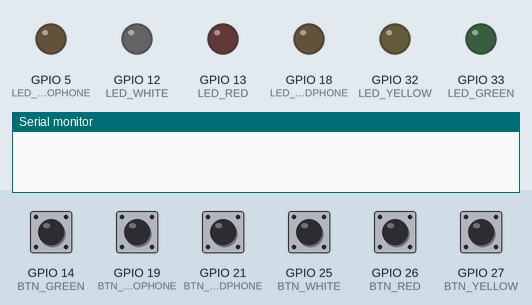
Recording of a sketch running on a simulated ESP32. On the bench: output pins drawn as LEDs (lit = HIGH), the last lines printed to the serial monitor. The inputs (shaded band) are chosen by the test bench; at power-on: GPIO 14 (BTN_GREEN), GPIO 19 (BTN_MICROPHONE), GPIO 21 (BTN_HEADPHONE), GPIO 25 (BTN_WHITE), GPIO 26 (BTN_RED), GPIO 27 (BTN_YELLOW) HIGH.

Above: at 5.2 s.
5.3 s: GPIO 14 (BTN_GREEN) pulled LOW for 0.15 s
At 6.1 s:
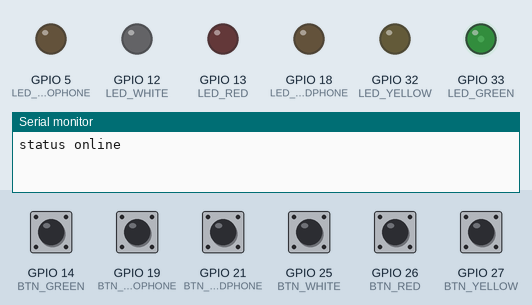
6.9 s: GPIO 19 (BTN_MICROPHONE) pulled LOW for 0.15 s
At 7.3 s:
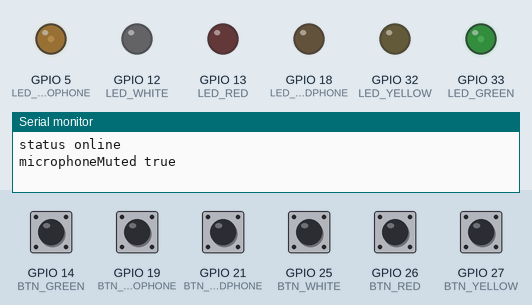
10.0 s: GPIO 21 (BTN_HEADPHONE) pulled LOW for 0.15 s
11.6 s: GPIO 25 (BTN_WHITE) pulled LOW for 0.15 s
13.2 s: GPIO 26 (BTN_RED) pulled LOW for 0.15 s
14.8 s: GPIO 27 (BTN_YELLOW) pulled LOW for 0.15 s
Timing chart, 0 to 17.4 s (numbered marks = the images above; inputs shaded):
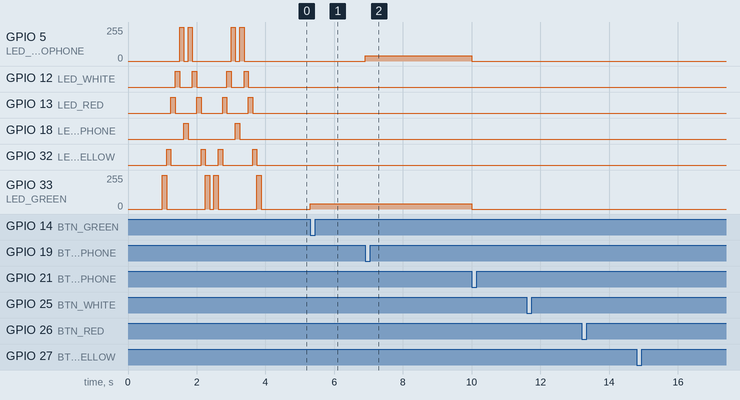

The sketch:

bd-status-switcher.ino
```cpp
#define _NAME                   "DiscordStatusSwitcher"
#define _VERSION                "0.0.1"
#define CONNECTION_LOST_TIMEOUT 10000
// #define BAUDRATE                38400
#define BAUDRATE                500000

#define LED_GREEN               33
#define LED_YELLOW              32
#define LED_RED                 13
#define LED_WHITE               12
#define LED_MICROPHONE          5
#define LED_HEADPHONE           18

#define PWM_GREEN               0
#define PWM_YELLOW              1
#define PWM_RED                 2
#define PWM_WHITE               3
#define PWM_MICROPHONE          4
#define PWM_HEADPHONE           5

#define BTN_GREEN               14
#define BTN_YELLOW              27
#define BTN_RED                 26
#define BTN_WHITE               25
#define BTN_MICROPHONE          19
#define BTN_HEADPHONE           21

String serialInput;
String currentStatus;
bool microphoneMuted;
bool headphoneMuted;
bool buttonPressed;
int lastSerialAvailable;
int maxBrightness;
int waitingBrightness;

void ledStartupAnimation() {
  const int pwmChannels[] = { PWM_GREEN, PWM_YELLOW, PWM_RED, PWM_WHITE, PWM_MICROPHONE, PWM_HEADPHONE };
  const int size = sizeof(pwmChannels) / sizeof(int);
  const int animDelay = 125;

  for (int i = 0; i < size; i++) {
    if (i > 0) {
      ledcWrite(pwmChannels[i - 1], 0);
    }
    ledcWrite(pwmChannels[i], maxBrightness);
    delay(animDelay);
  }

  for (int i = size - 2; i >= 0; i--) {
    ledcWrite(pwmChannels[i + 1], 0);
    ledcWrite(pwmChannels[i], maxBrightness);
    delay(animDelay);
  }

  ledcWrite(pwmChannels[0], 0);
  delay(animDelay);
}

void emitStatus(String status) {
  Serial.println("status " + status);
}

void emitMicrophoneStatus(bool mute) {
  if (mute) {
    Serial.println("microphoneMuted true");
  } else {
    Serial.println("microphoneMuted false");
  }
}

void emitHeadphoneStatus(bool mute) {
  if (mute) {
    Serial.println("headphoneMuted true");
  } else {
    Serial.println("headphoneMuted false");
  }
}

void setStatusLed(int pwmChannel) {
  ledcWrite(PWM_GREEN, 0);
  ledcWrite(PWM_YELLOW, 0);
  ledcWrite(PWM_RED, 0);
  ledcWrite(PWM_WHITE, 0);

  if (pwmChannel >= 0) {
    ledcWrite(pwmChannel, maxBrightness);
  }
}

String split(String s, char parser, int index) {
  String rs="";
  int parserIndex = index;
  int parserCnt=0;
  int rFromIndex=0, rToIndex=-1;
  while (index >= parserCnt) {
    rFromIndex = rToIndex+1;
    rToIndex = s.indexOf(parser,rFromIndex);
    if (index == parserCnt) {
      if (rToIndex == 0 || rToIndex == -1) return "";
      return s.substring(rFromIndex,rToIndex);
    } else parserCnt++;
  }
  return rs;
}

void setup() {
  currentStatus = "unknown";
  microphoneMuted = false;
  headphoneMuted = false;
  buttonPressed = false;
  maxBrightness = 255;
  waitingBrightness = 40;

  Serial.begin(BAUDRATE);

  pinMode(LED_GREEN,      OUTPUT);
  pinMode(LED_YELLOW,     OUTPUT);
  pinMode(LED_RED,        OUTPUT);
  pinMode(LED_WHITE,      OUTPUT);
  pinMode(LED_MICROPHONE, OUTPUT);
  pinMode(LED_HEADPHONE,  OUTPUT);

  ledcAttachPin(LED_GREEN, PWM_GREEN);
  ledcAttachPin(LED_YELLOW, PWM_YELLOW);
  ledcAttachPin(LED_RED, PWM_RED);
  ledcAttachPin(LED_WHITE, PWM_WHITE);
  ledcAttachPin(LED_MICROPHONE, PWM_MICROPHONE);
  ledcAttachPin(LED_HEADPHONE, PWM_HEADPHONE);

  ledcSetup(PWM_GREEN, 1000, 8);
  ledcSetup(PWM_YELLOW, 1000, 8);
  ledcSetup(PWM_RED, 1000, 8);
  ledcSetup(PWM_WHITE, 1000, 8);
  ledcSetup(PWM_MICROPHONE, 1000, 8);
  ledcSetup(PWM_HEADPHONE, 1000, 8);

  pinMode(BTN_GREEN,      INPUT_PULLUP);
  pinMode(BTN_YELLOW,     INPUT_PULLUP);
  pinMode(BTN_RED,        INPUT_PULLUP);
  pinMode(BTN_WHITE,      INPUT_PULLUP);
  pinMode(BTN_MICROPHONE, INPUT_PULLUP);
  pinMode(BTN_HEADPHONE,  INPUT_PULLUP);

  delay(1000);
  ledStartupAnimation();
  ledStartupAnimation();
}

void loop() {
  if (Serial.available() > 0) {
    lastSerialAvailable = millis();
    serialInput = Serial.readStringUntil('\n') + " ";

    if (serialInput.startsWith("name")) {
      Serial.write(_NAME);
    } else if (serialInput.startsWith("version")) {
      Serial.write(_VERSION);
    } else if (serialInput.startsWith("getbrightness")) {
      Serial.write(maxBrightness);
    } else if (serialInput.startsWith("setbrightness")) {
      int b = split(serialInput,' ',1).toInt();
      if (b >= 0 && b <= 255) {
        maxBrightness = b;
        waitingBrightness = int(b * 0.15);
      }
    } else if (serialInput.startsWith("getstatus")) {
      Serial.println(currentStatus);
    } else if (serialInput.startsWith("setstatus")) {
      if (split(serialInput,' ',1).equals("online")) {
        if (currentStatus != "online") {
          currentStatus = "online";
          setStatusLed(PWM_GREEN);
        }
      } else if (split(serialInput,' ',1).equals("afk")) {
        if (currentStatus != "afk") {
          currentStatus = "afk";
          setStatusLed(PWM_YELLOW);
        }
      } else if (split(serialInput,' ',1).equals("dnd")) {
        if (currentStatus != "dnd") {
          currentStatus = "dnd";
          setStatusLed(PWM_RED);
        }
      } else if (split(serialInput,' ',1).equals("invisible")) {
        if (currentStatus != "invisible") {
          currentStatus = "invisible";
          setStatusLed(PWM_WHITE);
        }
      } else if (split(serialInput,' ',1).equals("unknown")) {
        if (currentStatus != "unknown") {
          currentStatus = "unknown";
          setStatusLed(-1);
        }
      }

      if (split(serialInput,' ',2).equals("true")) {
        microphoneMuted = true;
        ledcWrite(PWM_MICROPHONE, maxBrightness);
      } else if (split(serialInput,' ',2).equals("false")) {
        microphoneMuted = false;
        ledcWrite(PWM_MICROPHONE, 0);
      }

      if (split(serialInput,' ',3).equals("true")) {
        headphoneMuted = true;
        ledcWrite(PWM_HEADPHONE, maxBrightness);
      } else if (split(serialInput,' ',3).equals("false")) {
        headphoneMuted = false;
        ledcWrite(PWM_HEADPHONE, 0);
      }
    }
  }

  if (digitalRead(BTN_GREEN) == LOW && !buttonPressed) {
    buttonPressed = true;
    ledcWrite(PWM_GREEN, waitingBrightness);
    emitStatus("online");
  } else if (digitalRead(BTN_YELLOW) == LOW && !buttonPressed) {
    buttonPressed = true;
    ledcWrite(PWM_YELLOW, waitingBrightness);
    emitStatus("afk");
  } else if (digitalRead(BTN_RED) == LOW && !buttonPressed) {
    buttonPressed = true;
    ledcWrite(PWM_RED, waitingBrightness);
    emitStatus("dnd");
  } else if (digitalRead(BTN_WHITE) == LOW && !buttonPressed) {
    buttonPressed = true;
    ledcWrite(PWM_WHITE, waitingBrightness);
    emitStatus("invisible");
  } else if (digitalRead(BTN_MICROPHONE) == LOW && !buttonPressed) {
    buttonPressed = true;
    if (microphoneMuted) {
      ledcWrite(PWM_MICROPHONE, waitingBrightness);
      emitMicrophoneStatus(false);
    } else {
      ledcWrite(PWM_MICROPHONE, waitingBrightness);
      emitMicrophoneStatus(true);
    }
  } else if (digitalRead(BTN_HEADPHONE) == LOW && !buttonPressed) {
    buttonPressed = true;
    if (headphoneMuted) {
      ledcWrite(PWM_HEADPHONE, waitingBrightness);
      emitHeadphoneStatus(false);
    } else {
      ledcWrite(PWM_HEADPHONE, waitingBrightness);
      emitHeadphoneStatus(true);
    }
  }

  if (digitalRead(BTN_GREEN) && digitalRead(BTN_YELLOW) && digitalRead(BTN_RED) && digitalRead(BTN_WHITE) && digitalRead(BTN_MICROPHONE) && digitalRead(BTN_HEADPHONE)) {
    buttonPressed = false;
  }

  if (millis() - lastSerialAvailable > CONNECTION_LOST_TIMEOUT) {
    currentStatus = "unknown";
    setStatusLed(-1); // all leds off
    ledcWrite(PWM_MICROPHONE, 0);
    ledcWrite(PWM_HEADPHONE, 0);
  }
}
```

Measured:
- after the input at 5.3 s, GPIO 33 (LED_GREEN): 0/255 → 40/255 at once
- after the input at 6.9 s, GPIO 5 (LED_MICROPHONE): 0/255 → 40/255 at once
